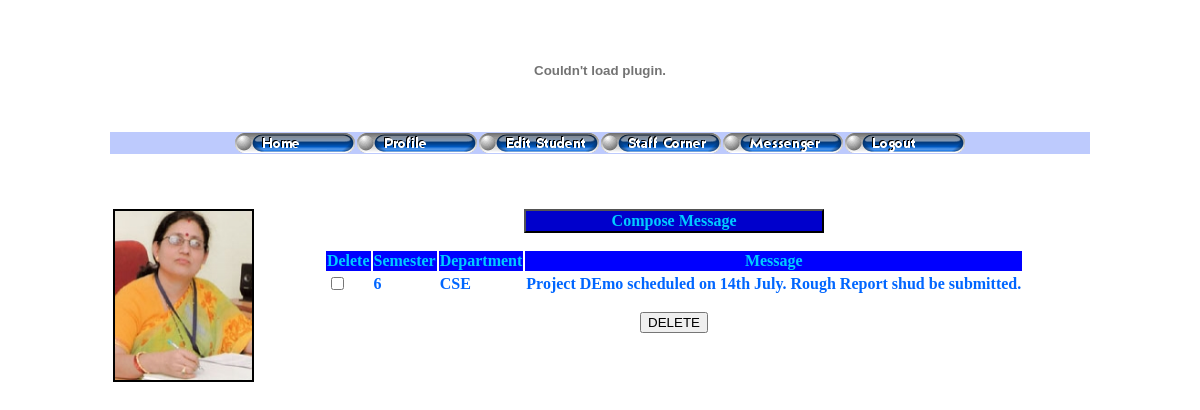
/pat_return.php (signed in), run on the app's committed database.
### tables this page shows
CREATE TABLE IF NOT EXISTS `staff` (
  `staffid` varchar(15) NOT NULL,
  `password` varchar(100) NOT NULL,
  `name` varchar(50) NOT NULL,
  `email` varchar(50) NOT NULL,
  `phone` varchar(15) NOT NULL,
  `mobile` varchar(15) NOT NULL,
  `maritalStatus` char(1) NOT NULL,
  `paddress` varchar(1000) NOT NULL,
  `taddress` varchar(1000) NOT NULL,
  `dob` date NOT NULL,
  `gender` char(1) NOT NULL,
  `religion` varchar(30) NOT NULL,
  `caste` varchar(30) NOT NULL,
  `dept` varchar(5) NOT NULL,
  `qualification` varchar(500) NOT NULL,
  `designation` varchar(30) NOT NULL,
  `photo` varchar(50) NOT NULL,
  PRIMARY KEY (`staffid`)
);

CREATE TABLE IF NOT EXISTS `news` (
  `staffid` varchar(20) NOT NULL,
  `dept` char(5) NOT NULL,
  `sem` tinyint(4) NOT NULL,
  `text` varchar(3000) NOT NULL
);

### pat_return.php (the view, shortened to what this page needs)
<?php
$user=$_COOKIE['user'];
		$result = mysql_query("SELECT * FROM staff WHERE staffid='$user'");
		$row = mysql_fetch_array($result);
		$photo=$row['photo'];
		$src="upload/".$photo;
?>
<!DOCTYPE HTML PUBLIC "-//W3C//DTD HTML 4.01 Transitional//EN" "http://www.w3.org/TR/html4/loose.dtd">
<html>
<head>
</head>
<body>
<p>&nbsp;</p>
<table width="980" border="0" align="center">
  <tr>
    <td width="15%" height="175" valign="top"><p class="princprof3"><img src="<?php echo $src; ?>" alt="" name="photo" width="137" height="169" border="2"></p></td>
    <td width="85%" align="center" valign="top"><form name="form2" method="post" action="pat_sendmsg.php">
      <div align="center">
        <input name="Submit2" type="submit" class="butname" value="Compose Message">
      </div>
    </form>
	  <form name="form1" method="post" action="">
        <?php
 $staffid=$_COOKIE['user'];
$con = mysql_connect("localhost","root","");
		if (!$con)
  		{
  			die('Could not connect: ' . mysql_error());
  		}
		else
		{
		$query=mysql_query("SELECT * FROM news WHERE staffid='$staffid'");
		$i=0;
		echo "<table border='0'>
		<tr bgcolor=\"#0000FF\">
		<th class=\"ff\">Delete</th>
		<th class=\"ff\">Semester</th>
		<th class=\"ff\">Department</th>
		<th class=\"ff\">Message</th>
		</tr>";
		$flag=0;
		while($row=mysql_fetch_array($query))
		{
			$i=$i+1;
			if($flag==0)
				echo "<tr>";
			else
				echo "<tr bgcolor=\"#00CCFF\">";
			echo "<td>"."<input type=\"checkbox\" name=\"$i\" value=\"checkbox\">"."</td>";
			echo "<td class=\"cell\">".$row['sem']."</td>";
			echo "<td class=\"cell\">".$row['dept']."</td>";
			echo "<td class=\"cell\">".$row['text']."</td>";
			echo "</tr>";
			if($flag==0)
				$flag=$flag+1;
			else
				$flag=$flag-1;
		}
		echo "</table>";
	}
?>
        <div align="left">
          <p align="center">
            <input type="submit" name="Submit" value="DELETE">
          </p>
        </div>
        <p>&nbsp;</p>
      </form>
    <p>&nbsp;</p></td>
  </tr>
</table>
</body>
</html>

### pat_return.php (style rules this page uses)
.ff { color: #00CCFF; font-size: 16px; font-weight: bold; }
.cell { font-size: 16px; color: #0066FF; font-weight: bold; }
.butname { color: #00CCFF; background-color: #0000CC; font-size: 16px; font-weight: bold; width: 300px; font-family: "Times New Roman", Times, serif; cursor: hand; }
.princprof3 { font-weight: bold }

### data on the page
staff: photo (picture)
news: sem "6", dept "CSE", text "Project DEmo scheduled on 14th July. Rough Report shud be submitted."
